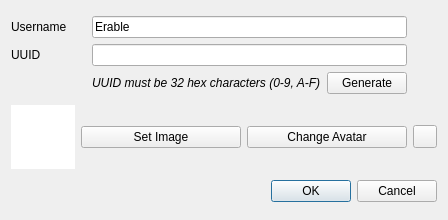
<?xml version="1.0" encoding="UTF-8"?>
<ui version="4.0">
 <class>NewUserDialog</class>
 <widget class="QDialog" name="NewUserDialog">
  <property name="geometry">
   <rect>
    <x>0</x>
    <y>0</y>
    <width>448</width>
    <height>220</height>
   </rect>
  </property>
  <property name="windowTitle">
   <string>New User</string>
  </property>
  <layout class="QGridLayout" name="gridLayout_2">
   <item row="2" column="1" colspan="3">
    <widget class="QDialogButtonBox" name="buttonBox">
     <property name="orientation">
      <enum>Qt::Orientation::Horizontal</enum>
     </property>
     <property name="standardButtons">
      <set>QDialogButtonBox::StandardButton::Cancel|QDialogButtonBox::StandardButton::Ok</set>
     </property>
    </widget>
   </item>
   <item row="1" column="2">
    <widget class="QPushButton" name="setAvatar">
     <property name="text">
      <string>Change Avatar</string>
     </property>
    </widget>
   </item>
   <item row="1" column="1">
    <widget class="QPushButton" name="selectImage">
     <property name="text">
      <string>Set Image</string>
     </property>
    </widget>
   </item>
   <item row="1" column="3">
    <widget class="QToolButton" name="revert">
     <property name="text">
      <string/>
     </property>
    </widget>
   </item>
   <item row="0" column="0" colspan="4">
    <layout class="QGridLayout" name="gridLayout">
     <item row="1" column="0">
      <widget class="QLabel" name="label">
       <property name="text">
        <string>UUID</string>
       </property>
      </widget>
     </item>
     <item row="0" column="1" colspan="2">
      <widget class="QLineEdit" name="username">
       <property name="text">
        <string>Erable</string>
       </property>
      </widget>
     </item>
     <item row="1" column="1" colspan="2">
      <widget class="QLineEdit" name="uuid"/>
     </item>
     <item row="0" column="0">
      <widget class="QLabel" name="label_2">
       <property name="text">
        <string>Username</string>
       </property>
      </widget>
     </item>
     <item row="2" column="1">
      <widget class="QLabel" name="label_3">
       <property name="font">
        <font>
         <italic>true</italic>
        </font>
       </property>
       <property name="text">
        <string>UUID must be 32 hex characters (0-9, A-F)</string>
       </property>
      </widget>
     </item>
     <item row="2" column="2">
      <widget class="QPushButton" name="generate">
       <property name="text">
        <string>Generate</string>
       </property>
      </widget>
     </item>
     <item row="1" column="3">
      <widget class="QLabel" name="uuidVerified">
       <property name="sizePolicy">
        <sizepolicy hsizetype="Fixed" vsizetype="Preferred">
         <horstretch>0</horstretch>
         <verstretch>0</verstretch>
        </sizepolicy>
       </property>
       <property name="minimumSize">
        <size>
         <width>24</width>
         <height>0</height>
        </size>
       </property>
      </widget>
     </item>
     <item row="0" column="3">
      <widget class="QLabel" name="usernameVerified">
       <property name="text">
        <string/>
       </property>
      </widget>
     </item>
    </layout>
   </item>
   <item row="1" column="0">
    <widget class="QGraphicsView" name="image">
     <property name="sizePolicy">
      <sizepolicy hsizetype="Expanding" vsizetype="Expanding">
       <horstretch>0</horstretch>
       <verstretch>0</verstretch>
      </sizepolicy>
     </property>
     <property name="minimumSize">
      <size>
       <width>64</width>
       <height>64</height>
      </size>
     </property>
     <property name="maximumSize">
      <size>
       <width>64</width>
       <height>64</height>
      </size>
     </property>
     <property name="frameShape">
      <enum>QFrame::Shape::NoFrame</enum>
     </property>
     <property name="frameShadow">
      <enum>QFrame::Shadow::Plain</enum>
     </property>
     <property name="verticalScrollBarPolicy">
      <enum>Qt::ScrollBarPolicy::ScrollBarAlwaysOff</enum>
     </property>
     <property name="horizontalScrollBarPolicy">
      <enum>Qt::ScrollBarPolicy::ScrollBarAlwaysOff</enum>
     </property>
     <property name="interactive">
      <bool>false</bool>
     </property>
    </widget>
   </item>
  </layout>
 </widget>
 <resources/>
 <connections>
  <connection>
   <sender>buttonBox</sender>
   <signal>accepted()</signal>
   <receiver>NewUserDialog</receiver>
   <slot>accept()</slot>
   <hints>
    <hint type="sourcelabel">
     <x>248</x>
     <y>254</y>
    </hint>
    <hint type="destinationlabel">
     <x>157</x>
     <y>274</y>
    </hint>
   </hints>
  </connection>
  <connection>
   <sender>buttonBox</sender>
   <signal>rejected()</signal>
   <receiver>NewUserDialog</receiver>
   <slot>reject()</slot>
   <hints>
    <hint type="sourcelabel">
     <x>316</x>
     <y>260</y>
    </hint>
    <hint type="destinationlabel">
     <x>286</x>
     <y>274</y>
    </hint>
   </hints>
  </connection>
 </connections>
</ui>
